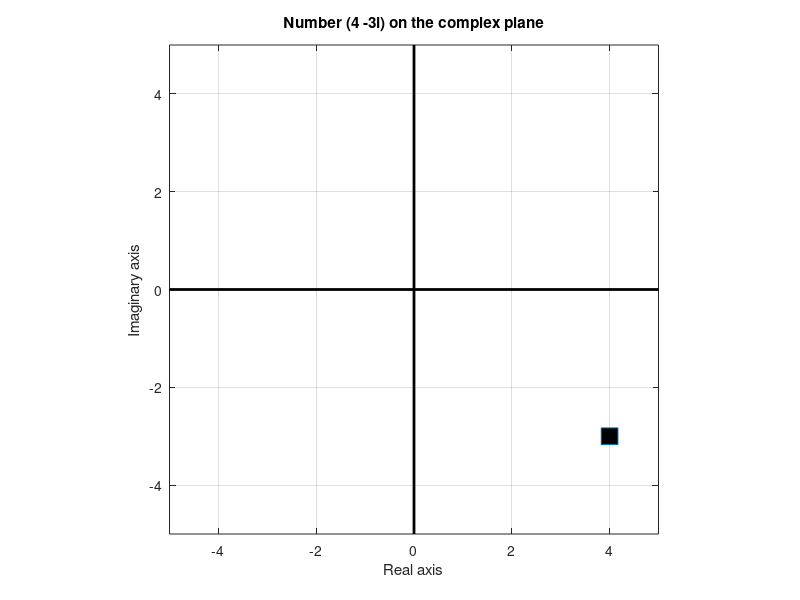

The MATLAB source for this figure:
%%

%% the imaginary operator

clear
i
j
1i
1j
sqrt(-1)

% but...
i = 2;
% 1i = 2;


%% creating complex numbers

% several ways to create a complex number
z = 4 + 3i;
z = 4 + 3*1i;
z = 4 + 3*sqrt(-1);
z = complex(4,-3);

disp([ 'Real part is ' num2str(real(z)) ' and imaginary part is ' num2str(imag(z)) '.' ])


% beware of a common programming error:
i = 2;
zz = 4 + 3*i;


%% plotting a complex number

figure(1), clf
plot(real(z),imag(z),'s','markersize',12,'markerfacecolor','k')

% make plot look nicer
set(gca,'xlim',[-5 5],'ylim',[-5 5])
grid on, hold on, axis square
plot(get(gca,'xlim'),[0 0],'k','linew',2)
plot([0 0],get(gca,'ylim'),'k','linew',2)
xlabel('Real axis')
ylabel('Imaginary axis')
title([ 'Number (' num2str(real(z)) ' ' num2str(imag(z)) 'i) on the complex plane' ])


%% done.
